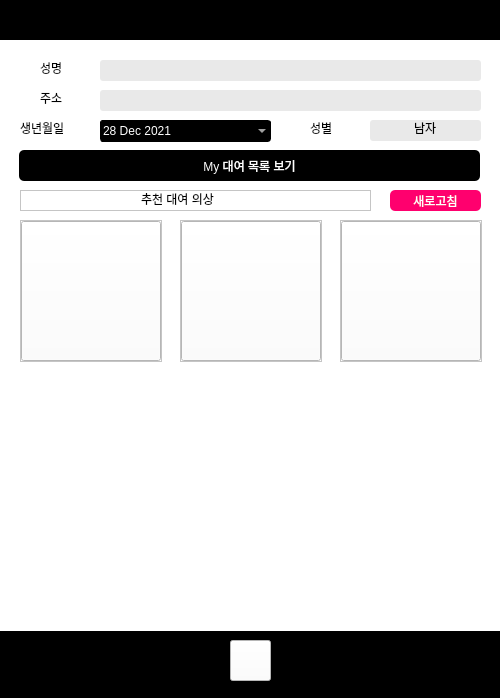
<?xml version="1.0" encoding="UTF-8"?>
<ui version="4.0">
 <class>MainWindow</class>
 <widget class="QMainWindow" name="MainWindow">
  <property name="geometry">
   <rect>
    <x>0</x>
    <y>0</y>
    <width>500</width>
    <height>698</height>
   </rect>
  </property>
  <property name="windowTitle">
   <string>입어바라</string>
  </property>
  <property name="styleSheet">
   <string notr="true">background-color: white;</string>
  </property>
  <widget class="QWidget" name="centralwidget">
   <widget class="QLabel" name="label_levels">
    <property name="geometry">
     <rect>
      <x>40</x>
      <y>60</y>
      <width>51</width>
      <height>16</height>
     </rect>
    </property>
    <property name="styleSheet">
     <string notr="true">color: rgb(0, 0, 0);
font: 87 9pt &quot;Arial Black&quot;;</string>
    </property>
    <property name="frameShadow">
     <enum>QFrame::Plain</enum>
    </property>
    <property name="text">
     <string>성명</string>
    </property>
    <property name="scaledContents">
     <bool>false</bool>
    </property>
   </widget>
   <widget class="QLineEdit" name="name">
    <property name="geometry">
     <rect>
      <x>100</x>
      <y>60</y>
      <width>381</width>
      <height>21</height>
     </rect>
    </property>
    <property name="styleSheet">
     <string notr="true">background-color: rgb(233, 233, 233);
border-radius: 3px;
color: rgb(0, 0, 0);</string>
    </property>
    <property name="frame">
     <bool>false</bool>
    </property>
    <property name="alignment">
     <set>Qt::AlignCenter</set>
    </property>
    <property name="placeholderText">
     <string/>
    </property>
    <property name="clearButtonEnabled">
     <bool>false</bool>
    </property>
   </widget>
   <widget class="QFrame" name="frame">
    <property name="geometry">
     <rect>
      <x>0</x>
      <y>0</y>
      <width>500</width>
      <height>40</height>
     </rect>
    </property>
    <property name="styleSheet">
     <string notr="true">background-color: black;</string>
    </property>
    <property name="frameShape">
     <enum>QFrame::StyledPanel</enum>
    </property>
    <property name="frameShadow">
     <enum>QFrame::Raised</enum>
    </property>
   </widget>
   <widget class="QLabel" name="label_levels_2">
    <property name="geometry">
     <rect>
      <x>310</x>
      <y>120</y>
      <width>51</width>
      <height>16</height>
     </rect>
    </property>
    <property name="styleSheet">
     <string notr="true">color: rgb(0, 0, 0);
font: 87 9pt &quot;Arial Black&quot;;</string>
    </property>
    <property name="frameShadow">
     <enum>QFrame::Plain</enum>
    </property>
    <property name="text">
     <string>성별</string>
    </property>
    <property name="scaledContents">
     <bool>false</bool>
    </property>
   </widget>
   <widget class="QLineEdit" name="sex">
    <property name="geometry">
     <rect>
      <x>370</x>
      <y>120</y>
      <width>111</width>
      <height>21</height>
     </rect>
    </property>
    <property name="styleSheet">
     <string notr="true">background-color: rgb(233, 233, 233);
border-radius: 3px;
color: rgb(0, 0, 0);</string>
    </property>
    <property name="text">
     <string>남자</string>
    </property>
    <property name="frame">
     <bool>false</bool>
    </property>
    <property name="alignment">
     <set>Qt::AlignCenter</set>
    </property>
    <property name="placeholderText">
     <string/>
    </property>
    <property name="clearButtonEnabled">
     <bool>false</bool>
    </property>
   </widget>
   <widget class="QDateEdit" name="birth">
    <property name="enabled">
     <bool>true</bool>
    </property>
    <property name="geometry">
     <rect>
      <x>100</x>
      <y>120</y>
      <width>171</width>
      <height>22</height>
     </rect>
    </property>
    <property name="toolTip">
     <string>해당 기능을 사용하시려면 설정에서 옵션을 켜주세요.</string>
    </property>
    <property name="styleSheet">
     <string notr="true">background-color: rgb(0, 0, 0);
color: rgb(255, 255, 255);
border-radius: 3px;
border: 1px solid;</string>
    </property>
    <property name="dateTime">
     <datetime>
      <hour>21</hour>
      <minute>0</minute>
      <second>0</second>
      <year>2021</year>
      <month>12</month>
      <day>28</day>
     </datetime>
    </property>
    <property name="calendarPopup">
     <bool>true</bool>
    </property>
    <property name="timeSpec">
     <enum>Qt::UTC</enum>
    </property>
   </widget>
   <widget class="QLabel" name="label_levels_3">
    <property name="geometry">
     <rect>
      <x>20</x>
      <y>120</y>
      <width>61</width>
      <height>16</height>
     </rect>
    </property>
    <property name="styleSheet">
     <string notr="true">color: rgb(0, 0, 0);
font: 87 9pt &quot;Arial Black&quot;;</string>
    </property>
    <property name="frameShadow">
     <enum>QFrame::Plain</enum>
    </property>
    <property name="text">
     <string>생년월일</string>
    </property>
    <property name="scaledContents">
     <bool>false</bool>
    </property>
   </widget>
   <widget class="QLineEdit" name="address">
    <property name="geometry">
     <rect>
      <x>100</x>
      <y>90</y>
      <width>381</width>
      <height>21</height>
     </rect>
    </property>
    <property name="styleSheet">
     <string notr="true">background-color: rgb(233, 233, 233);
border-radius: 3px;
color: rgb(0, 0, 0);</string>
    </property>
    <property name="text">
     <string/>
    </property>
    <property name="frame">
     <bool>false</bool>
    </property>
    <property name="alignment">
     <set>Qt::AlignCenter</set>
    </property>
    <property name="placeholderText">
     <string/>
    </property>
    <property name="clearButtonEnabled">
     <bool>false</bool>
    </property>
   </widget>
   <widget class="QLabel" name="label_levels_4">
    <property name="geometry">
     <rect>
      <x>40</x>
      <y>90</y>
      <width>51</width>
      <height>16</height>
     </rect>
    </property>
    <property name="styleSheet">
     <string notr="true">color: rgb(0, 0, 0);
font: 87 9pt &quot;Arial Black&quot;;</string>
    </property>
    <property name="frameShadow">
     <enum>QFrame::Plain</enum>
    </property>
    <property name="text">
     <string>주소</string>
    </property>
    <property name="scaledContents">
     <bool>false</bool>
    </property>
   </widget>
   <widget class="QFrame" name="frame_2">
    <property name="geometry">
     <rect>
      <x>0</x>
      <y>630</y>
      <width>500</width>
      <height>70</height>
     </rect>
    </property>
    <property name="styleSheet">
     <string notr="true">background-color: black;</string>
    </property>
    <property name="frameShape">
     <enum>QFrame::StyledPanel</enum>
    </property>
    <property name="frameShadow">
     <enum>QFrame::Raised</enum>
    </property>
   </widget>
   <widget class="QPushButton" name="homeButton">
    <property name="geometry">
     <rect>
      <x>230</x>
      <y>640</y>
      <width>41</width>
      <height>41</height>
     </rect>
    </property>
    <property name="text">
     <string/>
    </property>
    <property name="icon">
     <iconset>
      <normaloff>icon/home.png</normaloff>icon/home.png</iconset>
    </property>
    <property name="iconSize">
     <size>
      <width>25</width>
      <height>25</height>
     </size>
    </property>
   </widget>
   <widget class="QPushButton" name="uploadFileButton">
    <property name="geometry">
     <rect>
      <x>19</x>
      <y>150</y>
      <width>461</width>
      <height>31</height>
     </rect>
    </property>
    <property name="styleSheet">
     <string notr="true">QPushButton{
	color: white;
	background-color: rgb(0, 0, 0);
	border-radius: 5px;
}</string>
    </property>
    <property name="text">
     <string>My 대여 목록 보기</string>
    </property>
    <property name="flat">
     <bool>false</bool>
    </property>
   </widget>
   <widget class="QScrollArea" name="scrollArea_4">
    <property name="geometry">
     <rect>
      <x>20</x>
      <y>190</y>
      <width>351</width>
      <height>21</height>
     </rect>
    </property>
    <property name="widgetResizable">
     <bool>true</bool>
    </property>
    <widget class="QWidget" name="scrollAreaWidgetContents_4">
     <property name="geometry">
      <rect>
       <x>0</x>
       <y>0</y>
       <width>349</width>
       <height>19</height>
      </rect>
     </property>
     <widget class="QLabel" name="label_levels_5">
      <property name="geometry">
       <rect>
        <x>120</x>
        <y>0</y>
        <width>111</width>
        <height>16</height>
       </rect>
      </property>
      <property name="styleSheet">
       <string notr="true">color: rgb(0, 0, 0);
font: 87 9pt &quot;Arial Black&quot;;</string>
      </property>
      <property name="frameShadow">
       <enum>QFrame::Plain</enum>
      </property>
      <property name="text">
       <string>추천 대여 의상</string>
      </property>
      <property name="scaledContents">
       <bool>false</bool>
      </property>
     </widget>
    </widget>
   </widget>
   <widget class="QScrollArea" name="scrollArea_2">
    <property name="geometry">
     <rect>
      <x>180</x>
      <y>220</y>
      <width>142</width>
      <height>142</height>
     </rect>
    </property>
    <property name="widgetResizable">
     <bool>true</bool>
    </property>
    <widget class="QWidget" name="scrollAreaWidgetContents_2">
     <property name="geometry">
      <rect>
       <x>0</x>
       <y>0</y>
       <width>140</width>
       <height>140</height>
      </rect>
     </property>
     <widget class="QPushButton" name="img2">
      <property name="geometry">
       <rect>
        <x>0</x>
        <y>0</y>
        <width>140</width>
        <height>140</height>
       </rect>
      </property>
      <property name="text">
       <string/>
      </property>
      <property name="iconSize">
       <size>
        <width>162</width>
        <height>229</height>
       </size>
      </property>
     </widget>
    </widget>
   </widget>
   <widget class="QScrollArea" name="scrollArea_5">
    <property name="geometry">
     <rect>
      <x>340</x>
      <y>220</y>
      <width>142</width>
      <height>142</height>
     </rect>
    </property>
    <property name="widgetResizable">
     <bool>true</bool>
    </property>
    <widget class="QWidget" name="scrollAreaWidgetContents_8">
     <property name="geometry">
      <rect>
       <x>0</x>
       <y>0</y>
       <width>140</width>
       <height>140</height>
      </rect>
     </property>
     <widget class="QPushButton" name="img3">
      <property name="geometry">
       <rect>
        <x>0</x>
        <y>0</y>
        <width>140</width>
        <height>140</height>
       </rect>
      </property>
      <property name="text">
       <string/>
      </property>
      <property name="iconSize">
       <size>
        <width>162</width>
        <height>229</height>
       </size>
      </property>
     </widget>
    </widget>
   </widget>
   <widget class="QScrollArea" name="scrollArea_3">
    <property name="geometry">
     <rect>
      <x>20</x>
      <y>220</y>
      <width>142</width>
      <height>142</height>
     </rect>
    </property>
    <property name="widgetResizable">
     <bool>true</bool>
    </property>
    <widget class="QWidget" name="scrollAreaWidgetContents_3">
     <property name="geometry">
      <rect>
       <x>0</x>
       <y>0</y>
       <width>140</width>
       <height>140</height>
      </rect>
     </property>
     <widget class="QPushButton" name="img1">
      <property name="geometry">
       <rect>
        <x>0</x>
        <y>0</y>
        <width>140</width>
        <height>140</height>
       </rect>
      </property>
      <property name="text">
       <string/>
      </property>
      <property name="iconSize">
       <size>
        <width>162</width>
        <height>229</height>
       </size>
      </property>
     </widget>
    </widget>
   </widget>
   <widget class="QPushButton" name="reset">
    <property name="geometry">
     <rect>
      <x>390</x>
      <y>190</y>
      <width>91</width>
      <height>21</height>
     </rect>
    </property>
    <property name="styleSheet">
     <string notr="true">QPushButton{
	color: white;
	background-color: rgb(255, 0, 110);
	border-radius: 5px;
}</string>
    </property>
    <property name="text">
     <string>새로고침</string>
    </property>
    <property name="flat">
     <bool>false</bool>
    </property>
   </widget>
   <widget class="QWidget" name="verticalLayoutWidget">
    <property name="geometry">
     <rect>
      <x>0</x>
      <y>370</y>
      <width>501</width>
      <height>261</height>
     </rect>
    </property>
    <layout class="QVBoxLayout" name="layout"/>
   </widget>
  </widget>
 </widget>
 <resources/>
 <connections/>
</ui>
